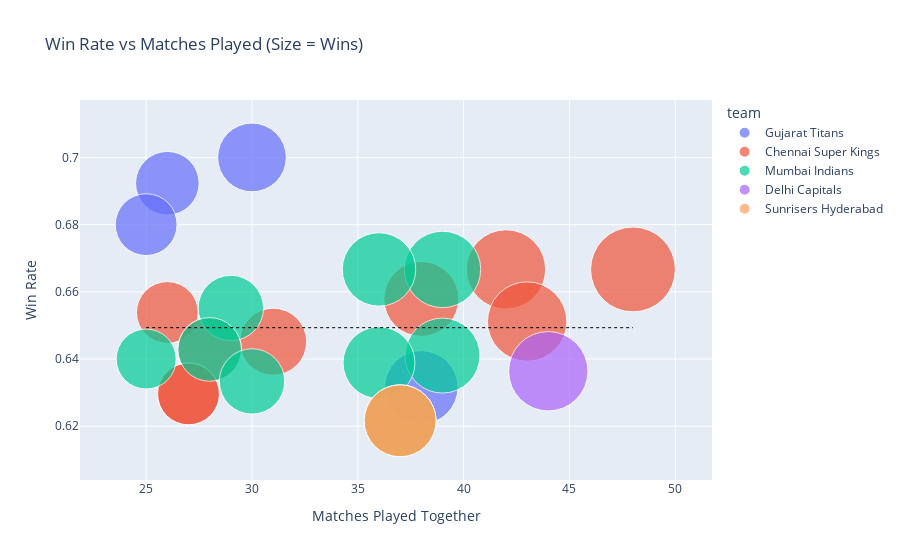

The cell this chart's notebook holds for it:
### Code cell
#bubble plot for top 25 batting pairs
fig = px.scatter(
    top_25_pairs,
    x='matches_played',
    y='win_rate',
    size='wins',
    color='team',
    hover_name='pair',
    title="Win Rate vs Matches Played (Size = Wins)",
    labels={
        'matches_played': 'Matches Played Together',
        'win_rate': 'Win Rate'
    },
    size_max=60
)

fig.add_shape(
    type="line",
    x0=top_25_pairs['matches_played'].min(),
    x1=top_25_pairs['matches_played'].max(),
    y0=top_25_pairs['win_rate'].mean(),
    y1=top_25_pairs['win_rate'].mean(),
    line=dict(color="black", width=1, dash="dot"),
    name="Average Win Rate"
)

fig.show()

### Figure 1 — Plotly figure (JSON) as saved in the notebook; plotly's stock layout.template omitted (floating-point values rounded to 4 significant figures)
{"data": [{"hovertemplate": "<b>%{hovertext}</b><br><br>team=Gujarat Titans<br>Matches Played Together=%{x}<br>Win Rate=%{y}<br>wins=%{marker.size}<extra></extra>", "hovertext": ["HH Pandya & Shubman Gill", "DA Miller & HH Pandya", "HH Pandya & WP Saha", "DA Miller & Shubman Gill"], "legendgroup": "Gujarat Titans", "marker": {"color": "#636efa", "size": [21, 18, 17, 24], "sizemode": "area", "sizeref": 0.008889, "symbol": "circle"}, "mode": "markers", "name": "Gujarat Titans", "orientation": "v", "showlegend": true, "type": "scatter", "x": [30, 26, 25, 38], "xaxis": "x", "y": [0.7, 0.6923, 0.68, 0.6316], "yaxis": "y"}, {"hovertemplate": "<b>%{hovertext}</b><br><br>team=Chennai Super Kings<br>Matches Played Together=%{x}<br>Win Rate=%{y}<br>wins=%{marker.size}<extra></extra>", "hovertext": ["MEK Hussey & SK Raina", "AT Rayudu & SK Raina", "M Vijay & MEK Hussey", "ML Hayden & MS Dhoni", "MEK Hussey & MS Dhoni", "SK Raina & SR Watson", "BB McCullum & SK Raina", "BB McCullum & DR Smith", "BB McCullum & MS Dhoni"], "legendgroup": "Chennai Super Kings", "marker": {"color": "#EF553B", "size": [32, 28, 25, 17, 28, 20, 18, 17, 17], "sizemode": "area", "sizeref": 0.008889, "symbol": "circle"}, "mode": "markers", "name": "Chennai Super Kings", "orientation": "v", "showlegend": true, "type": "scatter", "x": [48, 42, 38, 26, 43, 31, 28, 27, 27], "xaxis": "x", "y": [0.6667, 0.6667, 0.6579, 0.6538, 0.6512, 0.6452, 0.6429, 0.6296, 0.6296], "yaxis": "y"}, {"hovertemplate": "<b>%{hovertext}</b><br><br>team=Mumbai Indians<br>Matches Played Together=%{x}<br>Win Rate=%{y}<br>wins=%{marker.size}<extra></extra>", "hovertext": ["PA Patel & RG Sharma", "KA Pollard & PA Patel", "LMP Simmons & RG Sharma", "KA Pollard & LMP Simmons", "RG Sharma & SR Tendulkar", "AT Rayudu & PA Patel", "HH Pandya & Q de Kock", "HH Pandya & PA Patel", "Q de Kock & RG Sharma"], "legendgroup": "Mumbai Indians", "marker": {"color": "#00cc96", "size": [26, 24, 19, 18, 25, 16, 23, 19, 23], "sizemode": "area", "sizeref": 0.008889, "symbol": "circle"}, "mode": "markers", "name": "Mumbai Indians", "orientation": "v", "showlegend": true, "type": "scatter", "x": [39, 36, 29, 28, 39, 25, 36, 30, 37], "xaxis": "x", "y": [0.6667, 0.6667, 0.6552, 0.6429, 0.641, 0.64, 0.6389, 0.6333, 0.6216], "yaxis": "y"}, {"hovertemplate": "<b>%{hovertext}</b><br><br>team=Delhi Capitals<br>Matches Played Together=%{x}<br>Win Rate=%{y}<br>wins=%{marker.size}<extra></extra>", "hovertext": ["PP Shaw & S Dhawan"], "legendgroup": "Delhi Capitals", "marker": {"color": "#ab63fa", "size": [28], "sizemode": "area", "sizeref": 0.008889, "symbol": "circle"}, "mode": "markers", "name": "Delhi Capitals", "orientation": "v", "showlegend": true, "type": "scatter", "x": [44], "xaxis": "x", "y": [0.6364], "yaxis": "y"}, {"hovertemplate": "<b>%{hovertext}</b><br><br>team=Sunrisers Hyderabad<br>Matches Played Together=%{x}<br>Win Rate=%{y}<br>wins=%{marker.size}<extra></extra>", "hovertext": ["DA Warner & MC Henriques", "MC Henriques & S Dhawan"], "legendgroup": "Sunrisers Hyderabad", "marker": {"color": "#FFA15A", "size": [23, 23], "sizemode": "area", "sizeref": 0.008889, "symbol": "circle"}, "mode": "markers", "name": "Sunrisers Hyderabad", "orientation": "v", "showlegend": true, "type": "scatter", "x": [37, 37], "xaxis": "x", "y": [0.6216, 0.6216], "yaxis": "y"}], "layout": {"autosize": true, "legend": {"itemsizing": "constant", "title": {"text": "team"}, "tracegroupgap": 0}, "shapes": [{"line": {"color": "black", "dash": "dot", "width": 1}, "name": "Average Win Rate", "type": "line", "x0": 25, "x1": 48, "y0": 0.6493, "y1": 0.6493}], "title": {"text": "Win Rate vs Matches Played (Size = Wins)"}, "xaxis": {"anchor": "y", "autorange": true, "domain": [0, 1], "range": [20.75, 53.22], "title": {"text": "Matches Played Together"}, "type": "linear"}, "yaxis": {"anchor": "x", "autorange": true, "domain": [0, 1], "range": [0.5753, 0.7446], "title": {"text": "Win Rate"}, "type": "linear"}}}
